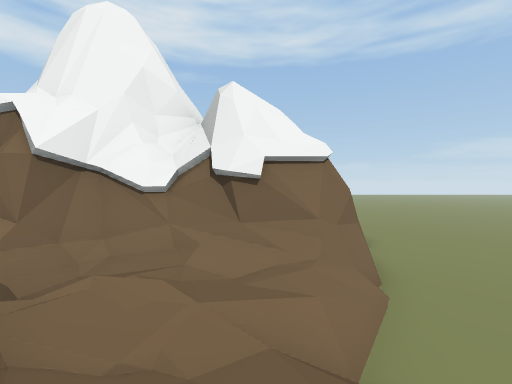
View 1 (above)

21 first-person views from a walk through a Unity game level. The camera is 1.5 m above the floor, tilts 2° down and sees 90° across. The floor is counted in squares, 2 m on a side. Each view is taken from the middle of a square. On the plan, view 1 faces up. The plan holds only what a view shows up to about 9 squares ahead; the rest is blank. The place goes on beyond the plan. Some animated figures are not drawn.

View 2
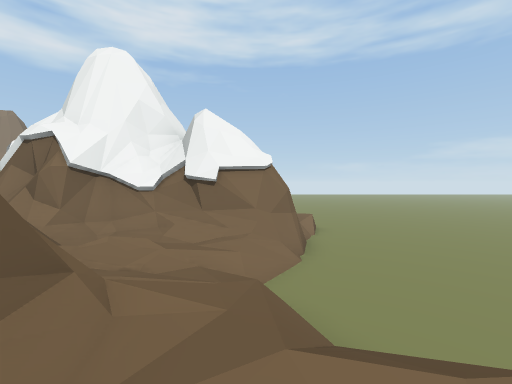

View 3
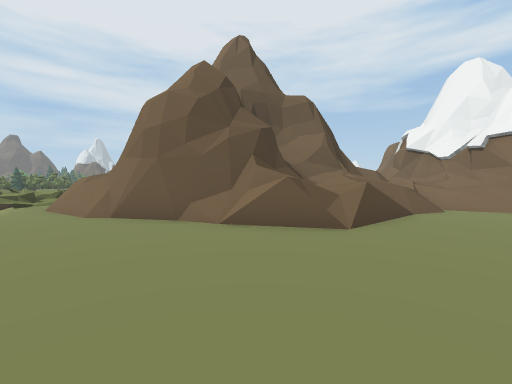

View 4
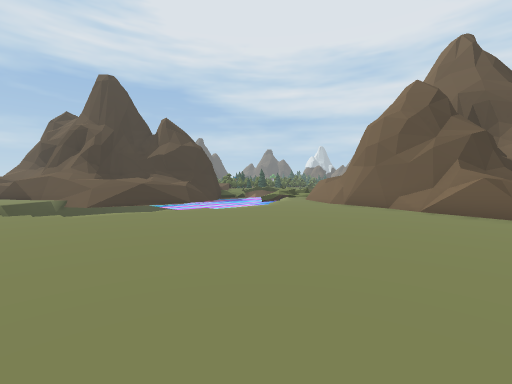

View 5
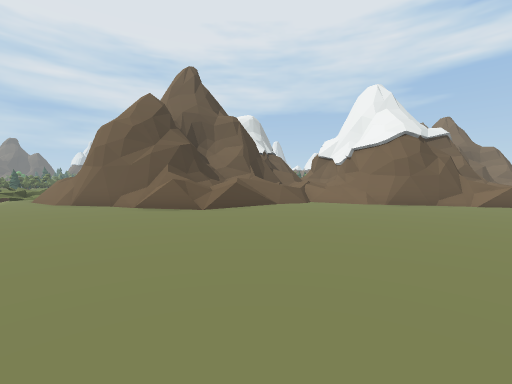

View 6
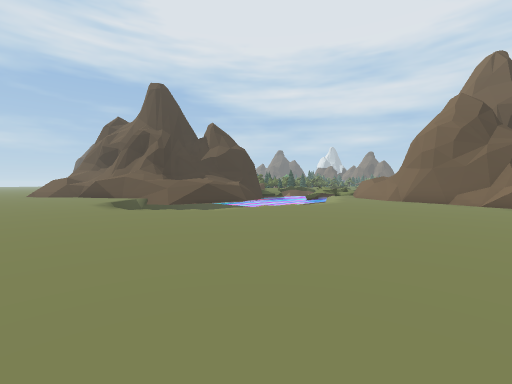

View 7
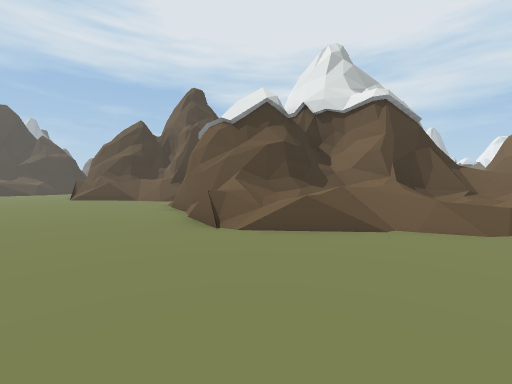

View 8
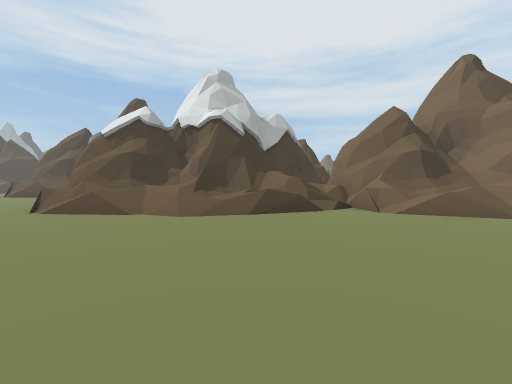

View 9
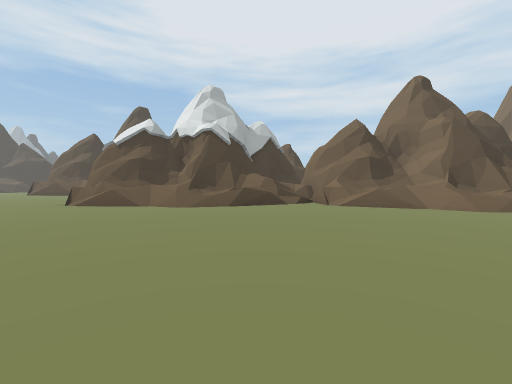

View 10
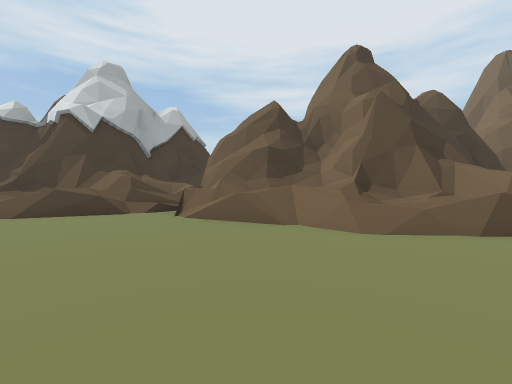

View 11
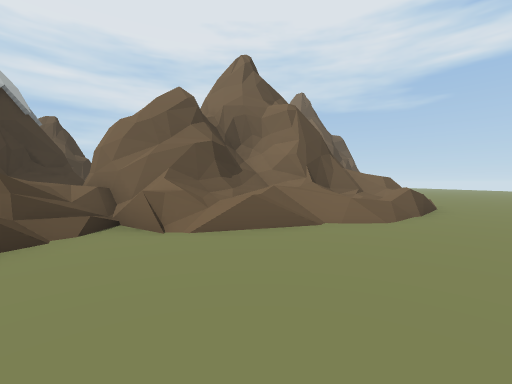

View 12
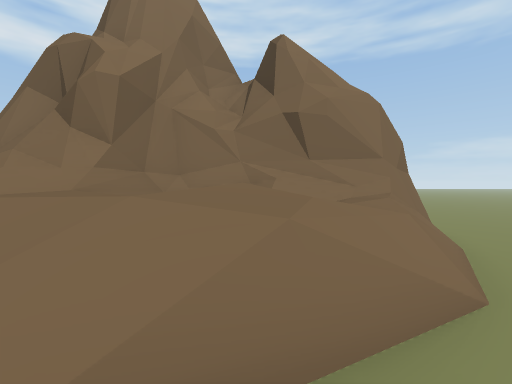

View 13
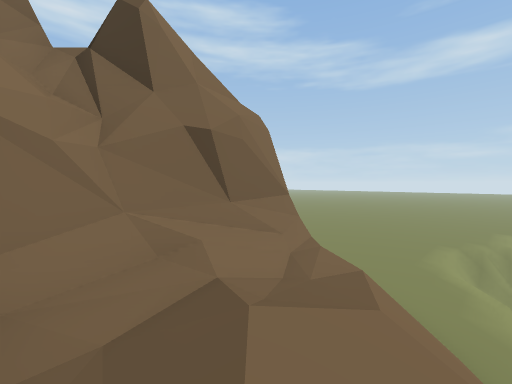

View 14
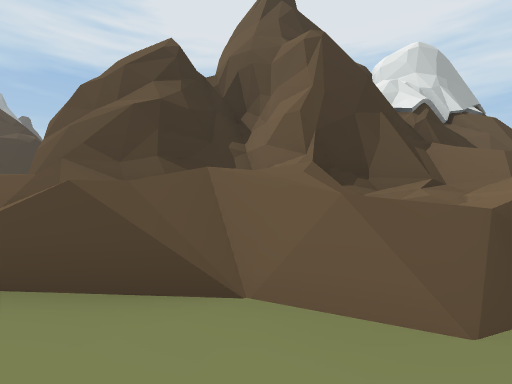

View 15
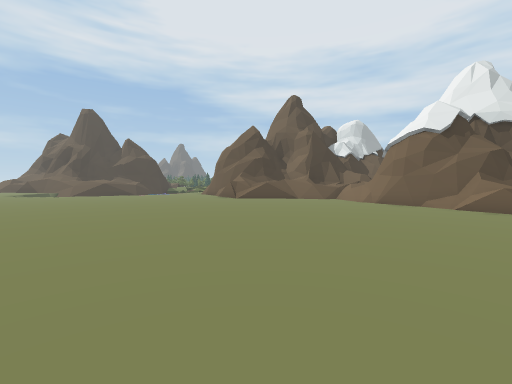

View 16
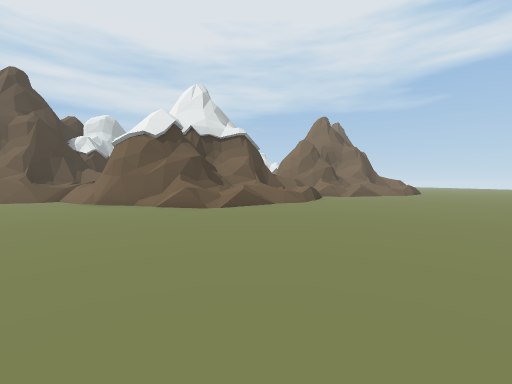

View 17
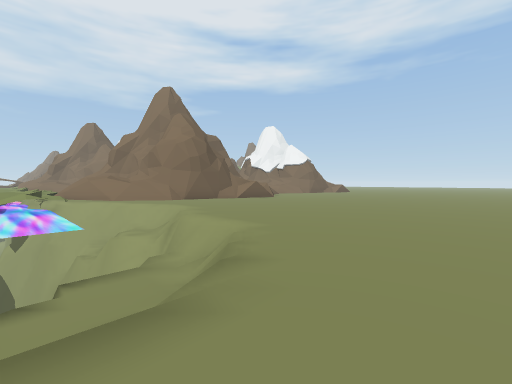

View 18
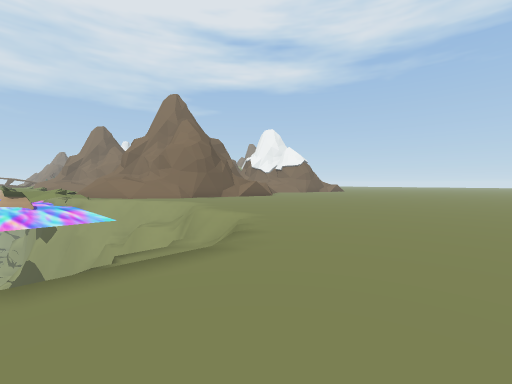

View 19
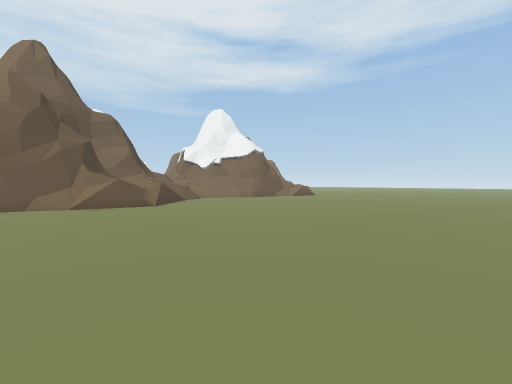

View 20
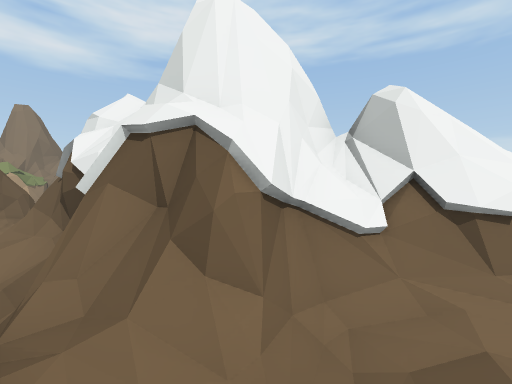

View 21
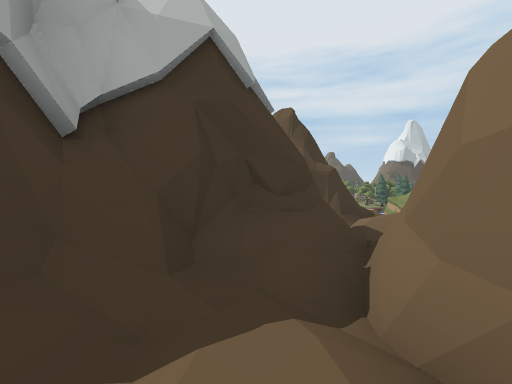

### Floor plan
Key: @ floor where view 1 was taken; # wall or solid block; x gap in a wall; . main floor; - floor 0.25 m lower than the main floor; _ floor 1.5 m lower than the main floor; < floor 2.75 m lower than the main floor; / step, stairs or slope; = window, fence, low wall or low ledge; ≈ liquid the walk keeps out of; ^ raised ledge; v drop or lower ground.
Columns run from 12 left of view 1 to 14 right of it. Each row starts with its distance up from view 1.
 20        =.....
 19 ##  =#///.........
 18     ##///.........
 17      ##//.........
 16      #////........
 15      ###//.........
 14        #//..........
 13        #/===.........
 12      ###//xv=/........
 11      #///=#///.........
 10     ##/#=#^#///.........
  9      ^^^^  # ///.......
  8           ^###/=.........
  7     #     ^^^##/.........
  6     =#^      ##..........
  5       #      ##..........
  4        #^#^###/..........
  3        =##////...........
  2        # /////...........
  1        ##//////..........
  0        #####@//...........
 -1            ^///=...........
 -2            =#////..........
 -3            ^^##/...........
 -4               ##...........
 -5               #............
 -6           ^#^^#............
 -7        =^^##/#=............
 -8         =#///=...==........
 -9          ///=//vv  v-=.....
-10           ////vv<vvv_##=...
-11            //≈≈≈≈≈≈  _#=...
-12              ≈≈≈≈≈≈  v_v...
-13               ≈≈≈≈≈    v...

Where each view was taken, in squares from view 1:
view 1: 0 up, 0 right, facing up
view 2: 2 down, 1 right, facing up
view 3: 3 down, 8 right, facing left
view 4: 2 down, 11 right, facing down-left
view 5: 0 up, 11 right, facing left
view 6: 3 down, 14 right, facing down-left
view 7: 12 up, 6 right, facing down-left
view 8: 17 up, 4 right, facing down-left
view 9: 19 up, 5 right, facing down-left
view 10: 20 up, 0 right, facing down-left
view 11: 16 up, 1 right, facing left
view 12: 11 down, 1 left, facing up
view 13: 9 down, 2 left, facing up-right
view 14: 2 up, 3 right, facing down-left
view 15: 8 up, 12 right, facing down-left
view 16: 10 up, 11 right, facing left
view 17: 12 down, 13 right, facing up-left
view 18: 13 down, 14 right, facing up-left
view 19: 5 down, 12 right, facing up-left
view 20: 1 up, 3 left, facing up
view 21: 12 up, 4 left, facing down-left
